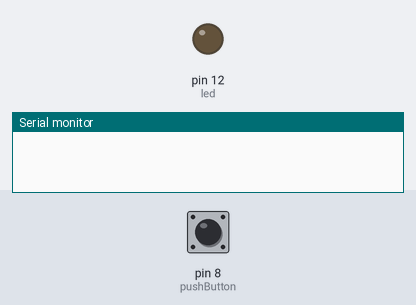
Bench run of a sketch on a simulated Arduino Uno, built with avr-gcc and run on an emulated ATmega328P. Shown: output pins drawn as LEDs (lit = HIGH), the last lines printed to the serial monitor. The test bench sets the inputs (shaded band); at power-on: pin 8 (pushButton) HIGH.

Above: at 1.2 s.
1.3 s: pin 8 (pushButton) pulled LOW for 3.2 s
At 3.4 s:
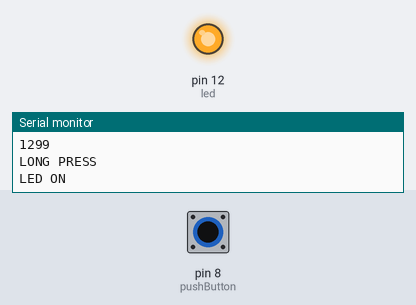
6.0 s: pin 8 (pushButton) pulled LOW for 1 s
At 8.1 s:
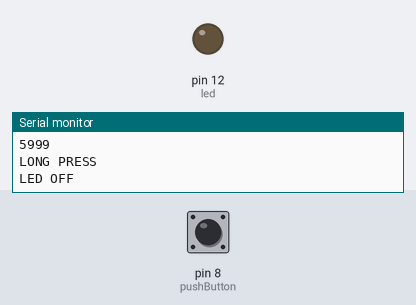
Timing chart, 0 to 9.6 s (numbered marks = the images above; inputs shaded):
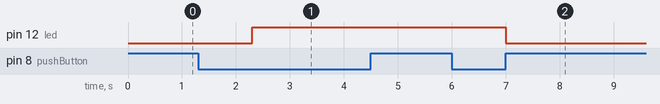

The sketch:

code.ino
```cpp
// 11-push-button-long-press-toggle

int led = 12;
int pushButton = 8;

int lastButtonState = HIGH;

bool ledState = false;
bool longPressHandled = false;

unsigned long firstPressTime = 0;
unsigned long elapseTime = 0;

const unsigned long longPressInterval = 1000;

void setup()
{
  pinMode(led, OUTPUT);
  pinMode(pushButton, INPUT_PULLUP);

  Serial.begin(9600);
}

void loop()
{
  int currentButtonState = digitalRead(pushButton);
  unsigned long currentTime = millis();

  // Detect button press: HIGH -> LOW
  if (lastButtonState == HIGH && currentButtonState == LOW)
  {
    firstPressTime = currentTime;
    longPressHandled = false;

    Serial.println("Button pressed");
    Serial.println(firstPressTime);
  }

  // Button is being held
  if (currentButtonState == LOW)
  {
    elapseTime = currentTime - firstPressTime;

    // Detect long press once
    if (elapseTime >= longPressInterval && !longPressHandled)
    {
      ledState = !ledState;
      digitalWrite(led, ledState ? HIGH : LOW);

      longPressHandled = true;

      Serial.println("LONG PRESS");
      Serial.println(ledState ? "LED ON" : "LED OFF");
    }
  }

  // Button released
  if (currentButtonState == HIGH)
  {
    longPressHandled = false;
  }

  lastButtonState = currentButtonState;
}
```

Measured:
- after the input at 1.3 s, pin 12 (led): LOW → HIGH after 1.0 s
- after the input at 6.0 s, pin 12 (led): HIGH → LOW after 1.0 s
